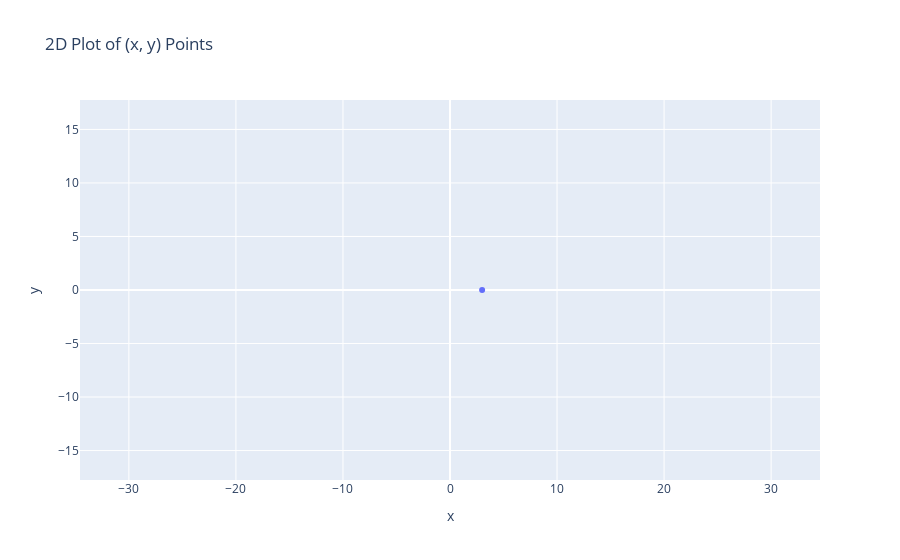
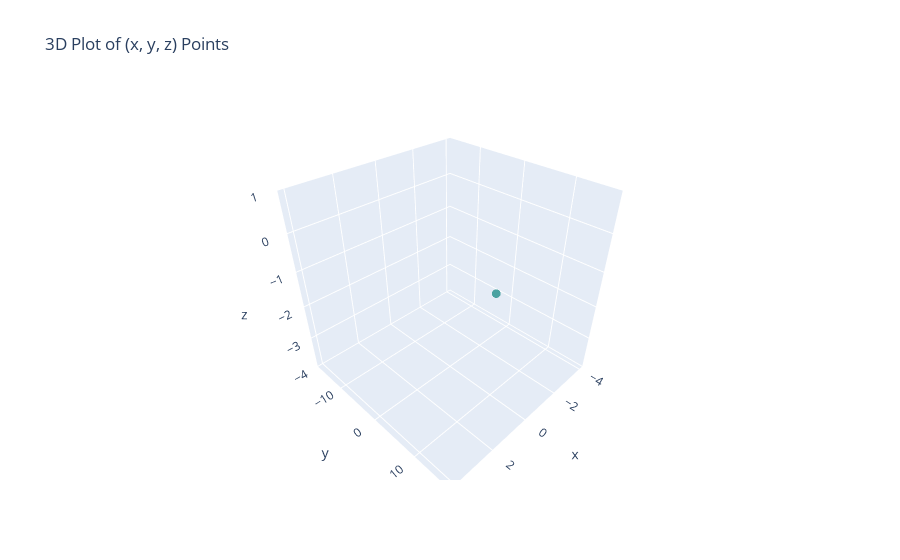

The notebook cell saved with these charts, in order:
### Code cell
points = sample_ordered_points(ranges = [RANGE_X, RANGE_Y, RANGE_Z], 
                          num_samples = [NUM_SAMPLES_X, NUM_SAMPLES_Y, NUM_SAMPLES_Z], 
                          offsets = [OFFSET_X, OFFSET_Y, OFFSET_Z])

plot_points(points, plotting_ranges = [X_PLOTTING_RANGE, Y_PLOTTING_RANGE, Z_PLOTTING_RANGE])

### Figure 1 — Plotly figure (JSON) as saved in the notebook; plotly's stock layout.template omitted (floating-point values rounded to 4 significant figures)
{"data": [{"hovertemplate": "x=%{x}<br>y=%{y}<extra></extra>", "legendgroup": "", "marker": {"color": "#636efa", "symbol": "circle"}, "mode": "markers", "name": "", "orientation": "v", "showlegend": false, "type": "scatter", "x": [3], "xaxis": "x", "y": [0], "yaxis": "y"}], "layout": {"legend": {"tracegroupgap": 0}, "title": {"text": "2D Plot of (x, y) Points"}, "xaxis": {"anchor": "y", "domain": [0, 1], "range": [-4.25, 4.25], "scaleanchor": "y", "scaleratio": 1, "title": {"text": "x"}}, "yaxis": {"anchor": "x", "domain": [0, 1], "range": [-17.75, 17.75], "scaleanchor": "x", "scaleratio": 1, "title": {"text": "y"}}}}

### Figure 2 — Plotly figure (JSON) as saved in the notebook; plotly's stock layout.template omitted (floating-point values rounded to 4 significant figures)
{"data": [{"marker": {"color": [-2.5], "colorscale": [[0, "#440154"], [0.1111, "#482878"], [0.2222, "#3e4989"], [0.3333, "#31688e"], [0.4444, "#26828e"], [0.5556, "#1f9e89"], [0.6667, "#35b779"], [0.7778, "#6ece58"], [0.8889, "#b5de2b"], [1, "#fde725"]], "opacity": 0.8, "size": 3}, "mode": "markers", "type": "scatter3d", "x": [-3], "y": [0], "z": [-2.5]}], "layout": {"scene": {"aspectmode": "manual", "aspectratio": {"x": 1, "y": 1, "z": 1}, "xaxis": {"range": [-4.25, 4.25], "title": {"text": "x"}}, "yaxis": {"range": [-17.75, 17.75], "title": {"text": "y"}}, "zaxis": {"range": [-4, 1], "title": {"text": "z"}}}, "title": {"text": "3D Plot of (x, y, z) Points"}}}
